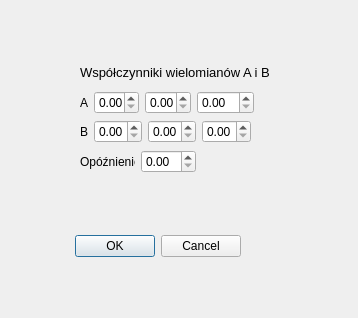
<?xml version="1.0" encoding="UTF-8"?>
<ui version="4.0">
 <class>OknoObiektARX</class>
 <widget class="QDialog" name="OknoObiektARX">
  <property name="geometry">
   <rect>
    <x>0</x>
    <y>0</y>
    <width>358</width>
    <height>318</height>
   </rect>
  </property>
  <property name="windowTitle">
   <string>Dialog</string>
  </property>
  <widget class="QDialogButtonBox" name="ZatwierdzenieUstawien">
   <property name="geometry">
    <rect>
     <x>-100</x>
     <y>230</y>
     <width>341</width>
     <height>32</height>
    </rect>
   </property>
   <property name="orientation">
    <enum>Qt::Orientation::Horizontal</enum>
   </property>
   <property name="standardButtons">
    <set>QDialogButtonBox::StandardButton::Cancel|QDialogButtonBox::StandardButton::Ok</set>
   </property>
  </widget>
  <widget class="QLabel" name="label_7">
   <property name="geometry">
    <rect>
     <x>80</x>
     <y>60</y>
     <width>257</width>
     <height>24</height>
    </rect>
   </property>
   <property name="font">
    <font>
     <pointsize>10</pointsize>
    </font>
   </property>
   <property name="text">
    <string>Współczynniki wielomianów A i B</string>
   </property>
  </widget>
  <widget class="QWidget" name="layoutWidget">
   <property name="geometry">
    <rect>
     <x>80</x>
     <y>150</y>
     <width>116</width>
     <height>24</height>
    </rect>
   </property>
   <layout class="QHBoxLayout" name="horizontalLayout">
    <item>
     <widget class="QLabel" name="label_8">
      <property name="text">
       <string>Opóźnienie</string>
      </property>
     </widget>
    </item>
    <item>
     <widget class="QDoubleSpinBox" name="Opoznienie"/>
    </item>
   </layout>
  </widget>
  <widget class="QWidget" name="layoutWidget">
   <property name="geometry">
    <rect>
     <x>80</x>
     <y>90</y>
     <width>174</width>
     <height>26</height>
    </rect>
   </property>
   <layout class="QHBoxLayout" name="horizontalLayout_3">
    <item>
     <layout class="QHBoxLayout" name="horizontalLayout_2">
      <item>
       <widget class="QLabel" name="label_10">
        <property name="text">
         <string>A</string>
        </property>
       </widget>
      </item>
      <item>
       <widget class="QDoubleSpinBox" name="A1"/>
      </item>
      <item>
       <widget class="QDoubleSpinBox" name="A2"/>
      </item>
     </layout>
    </item>
    <item>
     <widget class="QDoubleSpinBox" name="A3"/>
    </item>
   </layout>
  </widget>
  <widget class="QWidget" name="layoutWidget">
   <property name="geometry">
    <rect>
     <x>80</x>
     <y>120</y>
     <width>171</width>
     <height>24</height>
    </rect>
   </property>
   <layout class="QHBoxLayout" name="horizontalLayout_4">
    <item>
     <widget class="QLabel" name="label_11">
      <property name="text">
       <string>B</string>
      </property>
     </widget>
    </item>
    <item>
     <widget class="QDoubleSpinBox" name="B1"/>
    </item>
    <item>
     <widget class="QDoubleSpinBox" name="B2"/>
    </item>
    <item>
     <widget class="QDoubleSpinBox" name="B3"/>
    </item>
   </layout>
  </widget>
 </widget>
 <resources/>
 <connections>
  <connection>
   <sender>ZatwierdzenieUstawien</sender>
   <signal>accepted()</signal>
   <receiver>OknoObiektARX</receiver>
   <slot>accept()</slot>
   <hints>
    <hint type="sourcelabel">
     <x>248</x>
     <y>254</y>
    </hint>
    <hint type="destinationlabel">
     <x>157</x>
     <y>274</y>
    </hint>
   </hints>
  </connection>
  <connection>
   <sender>ZatwierdzenieUstawien</sender>
   <signal>rejected()</signal>
   <receiver>OknoObiektARX</receiver>
   <slot>reject()</slot>
   <hints>
    <hint type="sourcelabel">
     <x>316</x>
     <y>260</y>
    </hint>
    <hint type="destinationlabel">
     <x>286</x>
     <y>274</y>
    </hint>
   </hints>
  </connection>
 </connections>
</ui>
